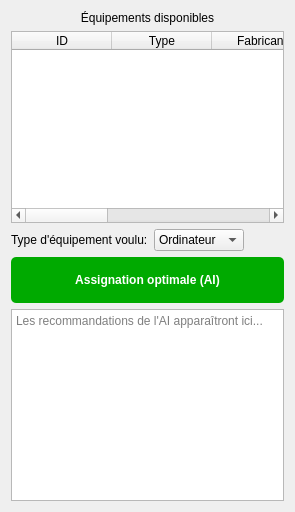
                   <widget class="QWidget" name="tabDisponibles_7">
                    <attribute name="title">
                     <string>Disponibles</string>
                    </attribute>
                    <layout class="QVBoxLayout" name="verticalLayout_53">
                     <item>
                      <widget class="QLabel" name="labelDisponiblesInfo_7">
                       <property name="text">
                        <string>Équipements disponibles</string>
                       </property>
                       <property name="alignment">
                        <set>Qt::AlignmentFlag::AlignCenter</set>
                       </property>
                      </widget>
                     </item>
                     <item>
                      <widget class="QTableWidget" name="availableTable_7">
                       <column>
                        <property name="text">
                         <string>ID</string>
                        </property>
                       </column>
                       <column>
                        <property name="text">
                         <string>Type</string>
                        </property>
                       </column>
                       <column>
                        <property name="text">
                         <string>Fabricant</string>
                        </property>
                       </column>
                       <column>
                        <property name="text">
                         <string>Location actuelle</string>
                        </property>
                       </column>
                       <column>
                        <property name="text">
                         <string>DDM</string>
                        </property>
                       </column>
                       <column>
                        <property name="text">
                         <string>DSM</string>
                        </property>
                       </column>
                      </widget>
                     </item>
                     <item>
                      <layout class="QHBoxLayout" name="assignmentLayout_7">
                       <item>
                        <widget class="QLabel" name="labelTypeVoulu_7">
                         <property name="text">
                          <string>Type d'équipement voulu:</string>
                         </property>
                        </widget>
                       </item>
                       <item>
                        <widget class="QComboBox" name="comboBoxTypeVoulu_7">
                         <item>
                          <property name="text">
                           <string>Ordinateur</string>
                          </property>
                         </item>
                         <item>
                          <property name="text">
                           <string>Imprimante</string>
                          </property>
                         </item>
                         <item>
                          <property name="text">
                           <string>Scanner</string>
                          </property>
                         </item>
                         <item>
                          <property name="text">
                           <string>Projecteur</string>
                          </property>
                         </item>
                         <item>
                          <property name="text">
                           <string>Téléphone</string>
                          </property>
                         </item>
                        </widget>
                       </item>
                       <item>
                        <spacer name="horizontalSpacer_20">
                         <property name="orientation">
                          <enum>Qt::Orientation::Horizontal</enum>
                         </property>
                         <property name="sizeHint" stdset="0">
                          <size>
                           <width>40</width>
                           <height>20</height>
                          </size>
                         </property>
                        </spacer>
                       </item>
                      </layout>
                     </item>
                     <item>
                      <widget class="QPushButton" name="aiAssignmentButton_7">
                       <property name="styleSheet">
                        <string notr="true">QPushButton {
    background-color: rgb(0, 170, 0);
    color: white;
    border: none;
    border-radius: 5px;
    padding: 8px 15px;
    font-weight: bold;
    min-height: 30px;
}

QPushButton:hover {
    background-color: #5a0c9d;
}

QPushButton:pressed {
    background-color: #4a0b8d;
}</string>
                       </property>
                       <property name="text">
                        <string>Assignation optimale (AI)</string>
                       </property>
                      </widget>
                     </item>
                     <item>
                      <widget class="QTextEdit" name="aiRecommendationOutput_7">
                       <property name="minimumSize">
                        <size>
                         <width>0</width>
                         <height>150</height>
                        </size>
                       </property>
                       <property name="readOnly">
                        <bool>true</bool>
                       </property>
                       <property name="placeholderText">
                        <string>Les recommandations de l'AI apparaîtront ici...</string>
                       </property>
                      </widget>
                     </item>
                    </layout>
                   </widget>
